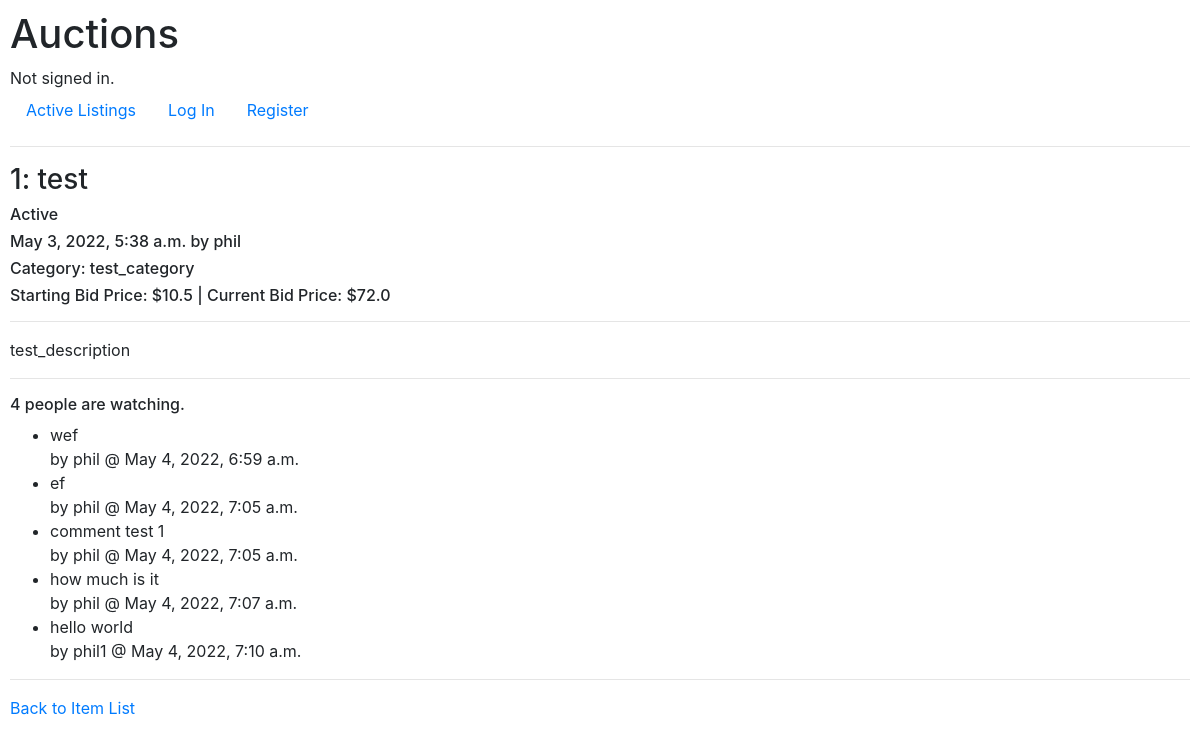
The page /1 on the database its author committed.
### auctions/models.py (models this page shows, shortened)
class Listings(models.Model):
    title = models.CharField(max_length=256)
    description = models.TextField(max_length=512)
    starting_bid = models.FloatField()
    current_bid = models.FloatField(blank=True, null=True)
    active = models.BooleanField(default=True)
    created_date = models.DateTimeField(default=timezone.now)
    creator = models.ForeignKey(User, on_delete=models.PROTECT, related_name="all_creators")
    category = models.ForeignKey(Categories, on_delete=models.CASCADE, related_name="similar_listings")
    watchers = models.ManyToManyField(User, blank=True, related_name="watch_list")
    buyer = models.ForeignKey(User, blank=True, null=True, on_delete=models.PROTECT)

class User(AbstractUser):
    def __str__(self):
        return f"{self.username}"

class Categories(models.Model):
    category = models.CharField(max_length=64)
    def __str__(self):
        return f"{self.category}"

class Comments(models.Model):
    user = models.ForeignKey(User, on_delete=models.CASCADE)
    created_time = models.DateTimeField(default=timezone.now)
    listing = models.ForeignKey(Listings, on_delete=models.CASCADE, related_name="get_comments")
    comment = models.CharField(max_length=256)

### auctions/views.py (the view, shortened to what this page needs)
# urls.py: path("<int:item_id>", views.item, name="item"),
def item(request, item_id):
    is_watched = False
    is_creator = False
    is_buyer = False
    listings = Listings.objects.get(id=item_id)
    comments = Comments.objects.filter(listing = listings)
    return render(
        request,
        "auctions/item.html",
        {
            "id": listings.id,
            "title": listings.title,
            "description": listings.description,
            "starting_bid": listings.starting_bid,
            "current_bid": listings.current_bid,
            "category": listings.category,
            "active": listings.active,
            "created_date": listings.created_date,
            "creator": listings.creator,
            "watchers": listings.watchers.count(),
            "is_watched": is_watched,
            "is_creator": is_creator,
            "is_buyer": is_buyer,
            "useruser": request.user,
            "comments": comments,
        },
    )

### auctions/templates/auctions/item.html (shortened to what this page needs)
{% extends "auctions/layout.html" %}
{% block body %}
    <h3>{{id}}: {{title}}</h3>
    {% if active %}
    <h6>Active</h6>
    {% else %}
    <h6>Closed</h6>
    {% endif %}
    <h6>{{created_date}} by {{creator}}</h6>
    {% if category %}
    <h6>Category: {{category}}</h6>
    {% endif %}
    <h6>Starting Bid Price: ${{starting_bid}} | Current Bid Price: ${{current_bid}}</h6>
    <hr>
    <p>{{description}}</p>
    <hr>
    {% if watchers %}
    <h6>{{watchers}} {% if watchers == 1 %}person is{% else %}people are{% endif %} watching.</h6>
    {% endif %}
    <ul>
        {% for c in comments %}
        <li>
            {{c.comment}} <br>by {{c.user}} @ {{c.created_time}}
        </li>
        {% endfor %}
    </ul>
    <hr>
    <a href="{% url 'index' %}">Back to Item List</a>
{% endblock %}

### auctions/static/auctions/styles.css (style rules this page uses)
body { padding: 10px; }

### rows shown on the page
Listings: title "test", created_date "May 3, 2022, 5:38 a.m.", starting_bid "10.5", current_bid "72.0", description "test_description"
User: username "phil"
Categories: category "test_category"
Comments: comment "wef", user "phil", created_time "May 4, 2022, 6:59 a.m."
Comments: comment "ef", user "phil", created_time "May 4, 2022, 7:05 a.m."
Comments: comment "comment test 1", user "phil", created_time "May 4, 2022, 7:05 a.m."
Comments: comment "how much is it", user "phil", created_time "May 4, 2022, 7:07 a.m."
Comments: comment "hello world", user "phil1", created_time "May 4, 2022, 7:10 a.m."

### other values the page prints
{{ id }} "1"
{{ watchers }} "4"
